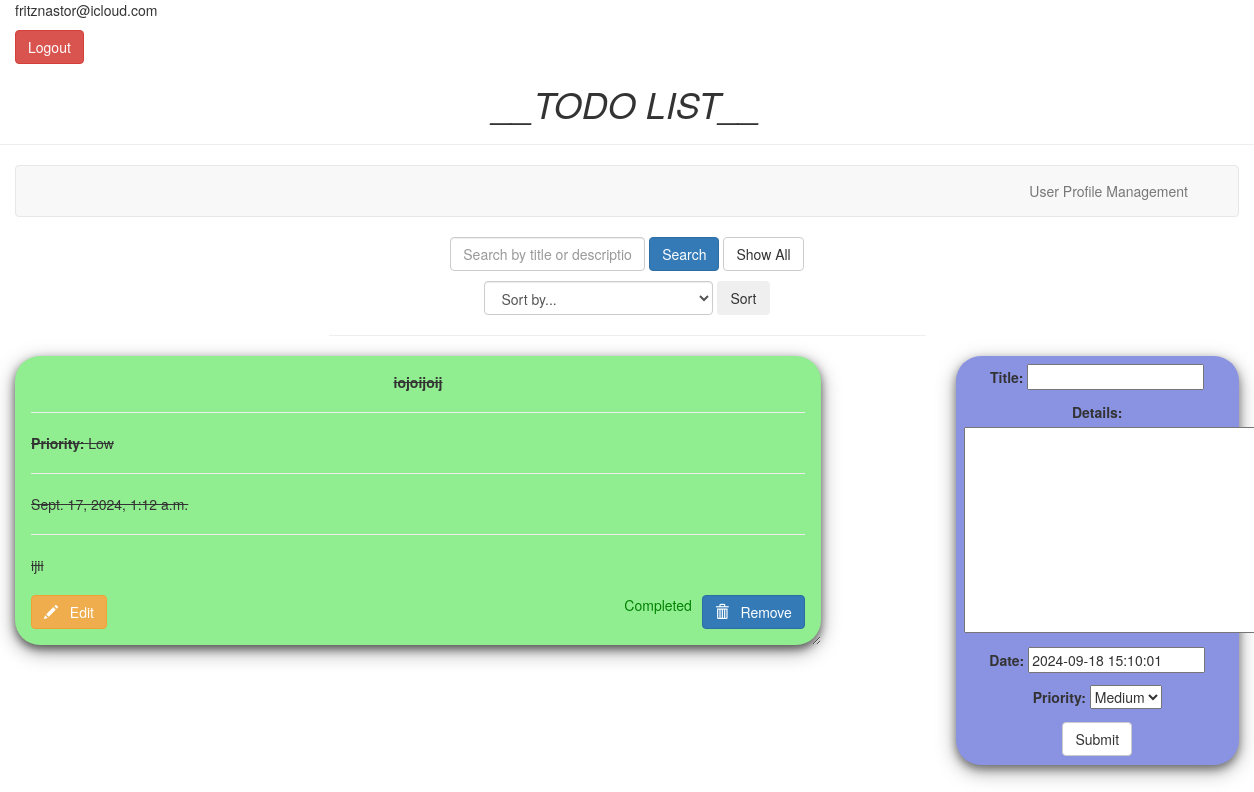
Before: / (signed in) with the older database file.
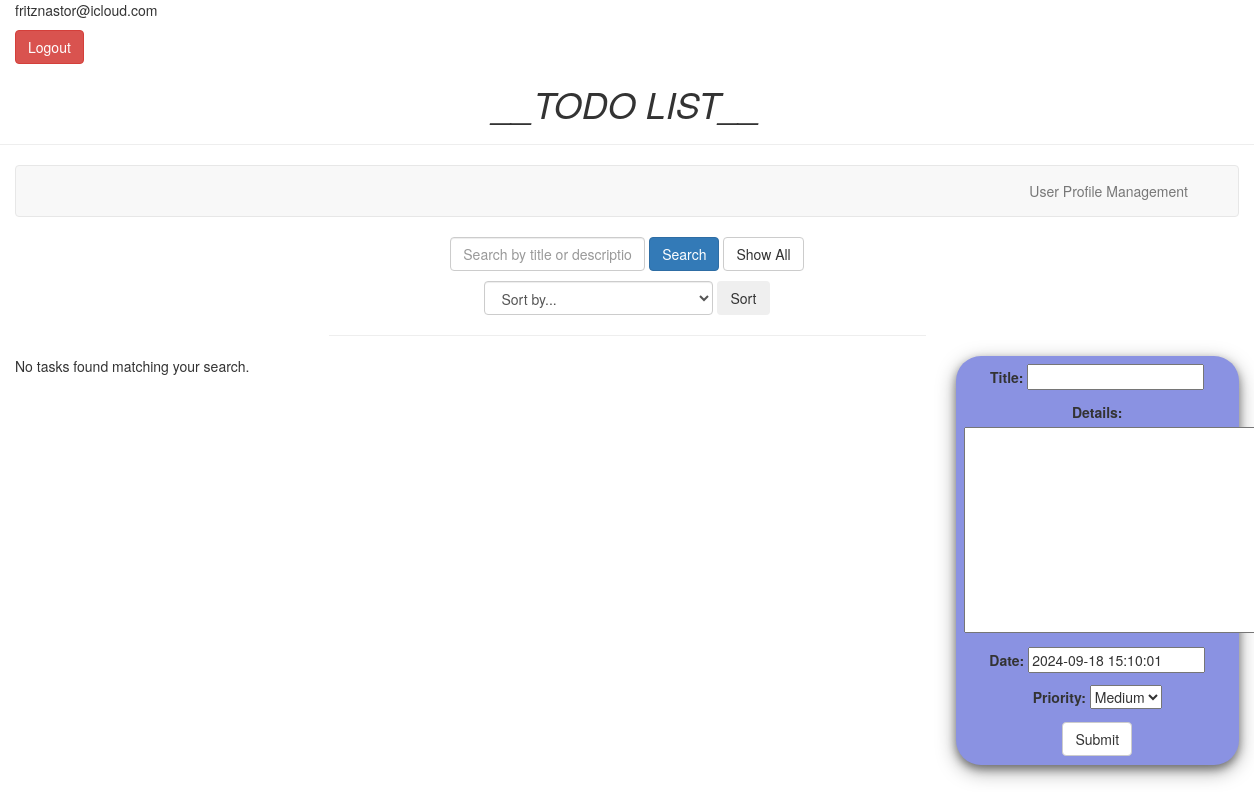
After: the same page with the newer database file.
### todo/models.py (models this page shows, shortened)
class Todo(models.Model):
    user = models.ForeignKey(User, on_delete=models.CASCADE, default=1)
    PRIORITY_CHOICES = [('Low', 'Low'), ('Medium', 'Medium'), ('High', 'High'),]
    title = models.CharField(max_length=100)
    details = models.TextField()
    date = models.DateTimeField(default=timezone.now)
    completed = models.BooleanField(default=False)
    priority = models.CharField(max_length=6, choices=PRIORITY_CHOICES, default='Medium')

### todo/views.py (the view)
# urls.py: path('', views.index, name="todo"),
@login_required
def index(request):
    query = request.GET.get('q', None)
    sort_by = request.GET.get('sort_by', None)
    item_list = Todo.objects.filter(user=request.user)
    if query:
        item_list = item_list.filter(Q(title__icontains=query) | Q(details__icontains=query))
    if sort_by == 'priority':
        priority_order = {'High': 1, 'Medium': 2, 'Low': 3}
        item_list = sorted(item_list, key=lambda x: priority_order[x.priority])
    elif sort_by == 'date':
        item_list = item_list.order_by('date')
    else:
        item_list = item_list.order_by('-date')
    if request.method == "POST":
        form = TodoForm(request.POST)
        if form.is_valid():
            todo_item = form.save(commit=False)
            todo_item.user = request.user
            todo_item.save()
            return redirect('todo')
    else:
        form = TodoForm()
    page = {
        "forms": form,
        "list": item_list,
        "title": "TODO LIST",
    }
    return render(request, 'todo/index.html', page)

### todo/forms.py
class TodoForm(forms.ModelForm):
    class Meta:
        model = Todo
        fields = ['title', 'details', 'date', 'priority']

### todo/templates/todo/index.html (shortened to what this page needs)
<!DOCTYPE html>
<html lang="en" dir="ltr">
<head>
  {% load static %}
  <link rel="stylesheet" href="https://maxcdn.bootstrapcdn.com/bootstrap/3.3.7/css/bootstrap.min.css">
</head>
<body class="container-fluid">
</head>
<body class="container-fluid">
  {% if request.user.is_authenticated %}
  <p>{{request.user}}</p>
  <form action="{% url 'logout' %}" method="POST" style="display: inline;">
    <button type="submit" class="btn btn-danger">Logout</button>
  </form>
  {% else %}
  <a href="{% url 'login' %}" class="btn btn-primary">Login</a>
  {% endif %}
  <center class="row">
    <h1><i>__TODO LIST__</i></h1>
    <hr />
  </center>
  <nav class="navbar navbar-default">
    <div class="container-fluid">
      <div class="navbar-header">
        <a class="navbar-brand" href="#"></a>
      </div>
      <ul class="nav navbar-nav navbar-right">
        <li><a href="#" data-toggle="modal" data-target="#profileModal">User Profile Management</a></li>
      </ul>
    </div>
  </nav>
  <div class="row">
    <div class="col-md-6 col-md-offset-3">
      <form method="GET" action="{% url 'todo' %}" class="form-inline text-center">
        <div class="form-group">
          <input type="text" name="q" class="form-control" placeholder="Search by title or description..." value="{{ request.GET.q }}">
          <button type="submit" class="btn btn-primary">Search</button>
        </div>
        <a href="{% url 'todo' %}" class="btn btn-default">Show All</a>
      </form>
    </div>
  </div>
  <div class="row">
    <div class="col-md-6 col-md-offset-3">
      <form method="GET" action="{% url 'todo' %}" class="form-inline text-center" style="margin-top: 10px;">
        <div class="form-group">
          <select name="sort_by" class="form-control">
            <option value="">Sort by...</option>
          </select>
          <button type="submit" class="btn btn-secondary">Sort</button>
        </div>
      </form>
      <hr>
    </div>
  </div>
  <div class="row">
    <div class="col-md-8">
      {% if list %}
      {% for i in list %}
      <div class="card {% if i.completed %}completed{% endif %}">
        <center><b>{{ i.title }}</b></center>
        <hr />
        <strong>Priority:</strong> {{ i.priority }}
        <hr />
        {{ i.date }}
        <hr />
        {{ i.details }}
        <br />
        <br />
        <form action="/edit/{{ i.id }}" method="GET" style="float: left; padding-right: 10px;">
          <button type="submit" class="btn btn-warning">
            <span class="glyphicon glyphicon-pencil"></span> &nbsp; Edit
          </button>
        </form>
        <button class="btn btn-primary" style="float: right;" data-toggle="modal" data-target="#deleteModal{{ i.id }}">
          <span class="glyphicon glyphicon-trash"></span> &nbsp; Remove
        </button>
        {% if not i.completed %}
        <form action="/complete/{{ i.id }}/" method="POST" style="float: right; margin-right: 10px;">
          {% csrf_token %}
          <button type="submit" class="btn btn-success">
            <span class="glyphicon glyphicon-ok"></span> &nbsp; Complete
          </button>
        </form>
        {% else %}
        <p style="color: green; float: right; margin-right: 10px;">Completed</p>
        {% endif %}
      </div>
      {% endfor %}
      {% else %}
      <p>No tasks found matching your search.</p>
      {% endif %}
    </div>
    <div class="col-md-1"> </div>
    <div class="col-md-3">
      <div class="submit_form">
        <form method="POST">
          {{ forms.as_p }}
          <center>
            <input type="submit" class="btn btn-default" value="Submit" />
          </center>
        </form>
      </div>
    </div>
  </div>
</body>
</html>

Changed rows visible on the page:
removed Todo: title "iojoijoij", priority "Low", date "Sept. 17, 2024, 1:12 a.m.", details "ijii", completed "Completed"
Other visible differences:
text now shown: "No tasks found matching your search."
